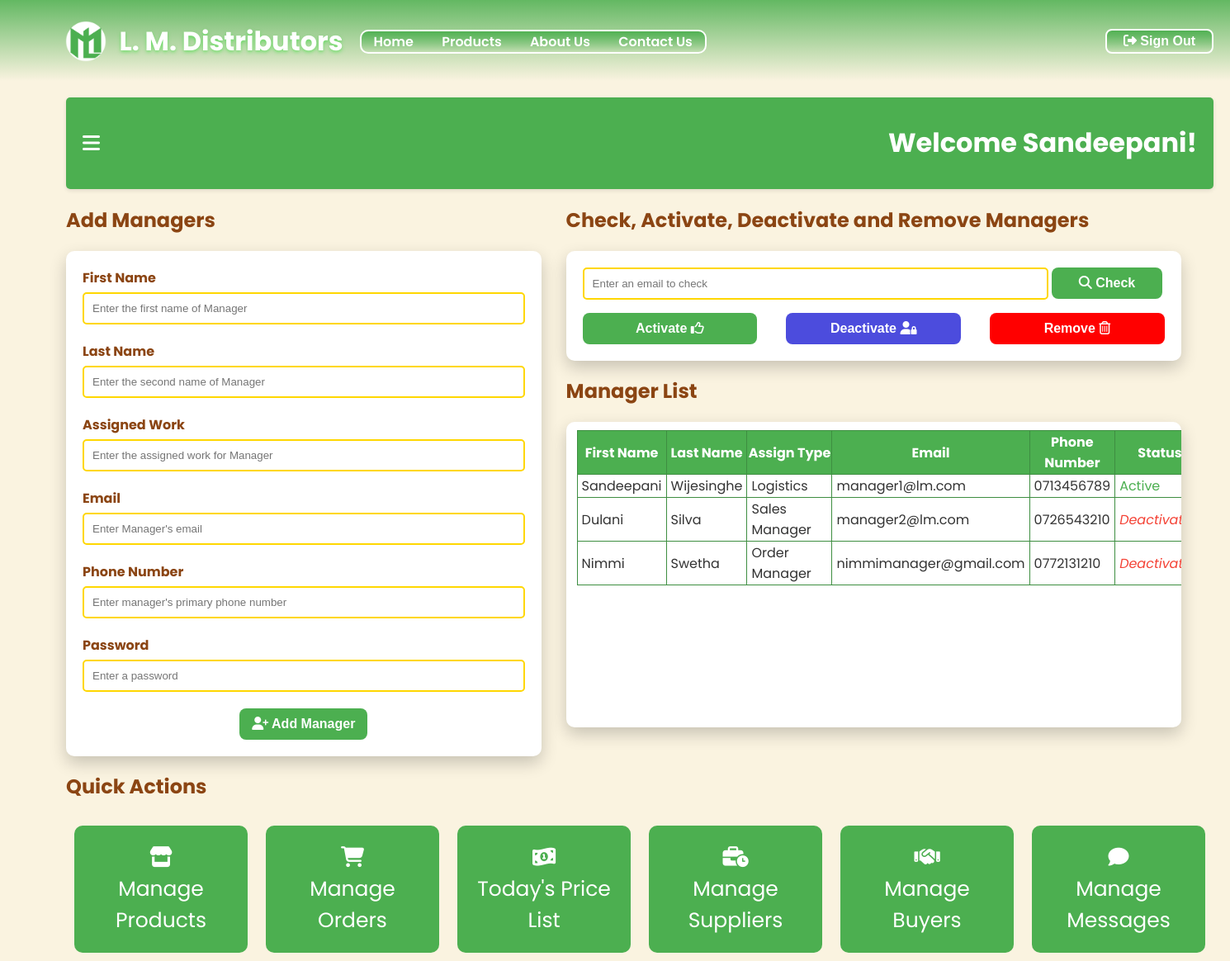
The app's page /manageManagers.php (signed in) with its own data.
### tables this page shows
CREATE TABLE `user_info` (
  `userID` int(11) NOT NULL,
  `email` varchar(255) NOT NULL,
  `password` varchar(255) NOT NULL,
  `fName` varchar(100) NOT NULL,
  `lName` varchar(100) NOT NULL,
  `dob` date NOT NULL,
  `phone1` varchar(15) NOT NULL,
  `phone2` varchar(15) DEFAULT NULL,
  `address` text NOT NULL,
  `image` varchar(255) DEFAULT NULL,
  `type` enum('admin','manager','customer','supplier','buyer') NOT NULL,
  `assignType` varchar(50) DEFAULT NULL,
  `status` enum('active','inactive') NOT NULL,
  `last_logout` datetime DEFAULT NULL
);

### manageManagers.php (the view, shortened to what this page needs)
<?php
    require_once 'config.php';
    if (!isset($_SESSION['user_fName'])) {
        header('Location: login.php');
        exit();
    }
    else {
        $dob = $_SESSION['user_dob'];
        $today = date('m-d');
        $birthday = date('m-d', strtotime($dob));
        if($today === $birthday) {
            $greeting = "Happy Birthday ".$_SESSION['user_fName']."!";
        }
        else {
            $greeting = "Welcome ".$_SESSION['user_fName']."!";
        }
        $sql = "SELECT * FROM user_info WHERE type = 'manager';";
        $result = mysqli_query($conn, $sql);
    }
?>
<!DOCTYPE html>
<html lang="en">
<head>
    <link rel="stylesheet" href="./css/manageManagers.css">
    <link rel="stylesheet" href="https://cdnjs.cloudflare.com/ajax/libs/font-awesome/6.0.0-beta3/css/all.min.css">
</head>
<body>
    <?php include 'header.php'; ?>
    <div class="container">
        <div class="main-content">
            <div class="topbar">
                <i class="fas fa-bars" id="toggle-sidebar" title="Open Dashboard"></i>
                <h1><?php echo $greeting; ?></h1>
            </div>
            <section class="mainSeparation">
                <div class="addManager">
                    <h2>Add Managers</h2>
                    <form action="manageManagers.php" method="POST" class="addForm">
                        <div class="form-group">
                            <label for="first-name">First Name</label>
                            <input type="text" id="first-name" name="first-name" placeholder="Enter the first name of Manager" required>
                        </div>
                        <div class="form-group">
                            <label for="last-name">Last Name</label>
                            <input type="text" id="last-name" name="last-name" placeholder="Enter the second name of Manager">
                        </div>
                        <div class="form-group">
                            <label for="assignWork">Assigned Work</label>
                            <input type="text" id="assignWork" name="assignWork" placeholder="Enter the assigned work for Manager">
                        </div>
                        <div class="form-group">
                            <label for="email">Email</label>
                            <input type="email" id="email" name="email" placeholder="Enter Manager's email" required>
                        </div>
                        <div class="form-group">
                            <label for="phone1">Phone Number</label>
                            <input type="tel" id="phone1" name="phone1" placeholder="Enter manager's primary phone number">
                        </div>
                        <div class="form-group">
                            <label for="password">Password</label>
                            <input type="password" name="password" placeholder="Enter a password">
                        </div>
                        <center>
                            <button type="submit" id="addBtn" name="addBtn" title="Click to add manager"><i class="fa-solid fa-user-plus"></i> Add Manager</button>
                        </center>
                    </form>
                </div>
                <div class="rightSide">
                    <div class="checkManager">
                        <h2>Check, Activate, Deactivate and Remove Managers</h2>
                        <div class="checkCard">
                            <form action="manageManagers.php" method="POST">
                                <input type="text" id="checkmail" name="checkMail" placeholder="Enter an email to check"
                                       value="<?php echo isset($_POST['checkMail']) ? htmlspecialchars($_POST['checkMail']) : ''; ?>"
                                       required>
                                <button type="submit" id="checkMailBtn" name="checkMailBtn" title="Check Availability">
                                    <i class="fa-solid fa-magnifying-glass"></i> Check
                                </button>
                                <div class="btns">
                                    <button type="submit" id="activate" name="activate" title="Activate">Activate <i class="fa-regular fa-thumbs-up"></i></button>
                                    <button type="submit" id="deactivate" name="deactivate" title="Deactivate">Deactivate <i class="fa-solid fa-user-lock"></i></button>
                                    <button type="submit" id="remove" name="remove" title="Remove">Remove <i class="fa-regular fa-trash-can"></i></button>
                                </div>
                            </form>
                        </div>
                    </div>
                    <div class="managerList">
                        <h2>Manager List</h2>
                        <div class="custom-scroll">
                            <div class="content" id="scrollable-content">
                                <table class="listTable" border="1px">
                                    <tr>
                                        <th class="tFName">First Name</th>
                                        <th class="tLName">Last Name</th>
                                        <th class="tType">Assign Type</th>
                                        <th class="tMail">Email</th>
                                        <th class="tPhone">Phone Number</th>
                                        <th class="tStatus">Status</th>
                                    </tr>
                                    <?php while($row = $result->fetch_assoc()): ?>
                                    <tr>
                                        <td><?php echo $row['fName']; ?></td>
                                        <td><?php echo $row['lName']; ?></td>
                                        <td><?php echo $row['assignType']; ?></td>
                                        <td><?php echo $row['email']; ?></td>
                                        <td><?php echo $row['phone1']; ?></td>
                                        <td><?php echo $row['status'] == 'active'
                                                    ? "<span style='color: #4CAF50;'>Active</span>"
                                                    : "<span style='color: #f44336; font-style: italic; text-align: center;'>Deactivated</span>";
                                            ?></td>
                                    </tr>
                                    <?php endwhile; ?>
                                </table>
                            </div>
                        </div>
                    </div>
                </div>
            </section>
            <h2 class="quickH2">Quick Actions</h2>
            <div class="quick">
                <div class="card">
                    <a href="./manageProducts.php" title="Products Management"><i class="fa-solid fa-store"></i><br>Manage Products</a>
                </div>
                <div class="card">
                    <a href="./manageOrders.php" title="Orders Management"><i class="fa-solid fa-cart-shopping"></i><br>Manage Orders</a>
                </div>
                <div class="card">
                    <a href="./todayPrice.php" title="Buyers & Sellers price list"><i class="fa-solid fa-money-bill-1-wave"></i><br>Today's Price List</a>
                </div>
                <div class="card">
                    <a href="./supplyManagement.php" title="Suppliers Management"><i class="fa-solid fa-business-time"></i><br>Manage Suppliers</a>
                </div>
                <div class="card">
                    <a href="./buyersManagement.php" title="Buyers Management"><i class="fa-solid fa-handshake"></i><br>Manage Buyers</a>
                </div>
                <div class="card">
                    <a href="./manageMessages.php" title="Messages Management"><i class="fa-solid fa-comment"></i><br>Manage Messages</a>
                </div>
            </div>
        </div>
    </div>
</body>
</html>

### css/manageManagers.css (style rules this page uses)
body { margin: 0; font-family: 'Poppins', sans-serif; background-color: #FAF3E0; color: #333; }
.container { display: flex; height: 100vh; }
.main-content { flex-grow: 1; padding: 20px; margin-left: 60px; }
.topbar { display: flex; align-items: center; justify-content: space-between; padding: 10px 20px; background-color: #4CAF50; border-radius: 5px; box-shadow: 0 2px 5px rgba(0, 0, 0, 0.1); }
.topbar i { font-size: 24px; cursor: pointer; color: #fff; }
.topbar h1 { color: #fff; }
.mainSeparation { display: flex; justify-content: space-between; }
.addManager, .checkManager { width: 95%; }
.mainSeparation h2, .quickH2 { color: #8B4513; }
.addForm { border: none; border-radius: 10px; background-color: #fff; max-width: 600px; padding: 20px; box-shadow: 0 8px 20px rgba(0, 0, 0, 0.2); animation: fadeIn 1s ease-in-out; }
.form-group { margin-bottom: 20px; text-align: left; }
.addForm label { font-weight: bold; display: block; color: #8B4513; margin-bottom: 5px; }
.addForm input { width: 100%; padding: 10px; border: 2px solid #FFD700; border-radius: 5px; box-sizing: border-box; }
#addBtn { background-color: #4CAF50; color: white; border: none; padding: 10px 15px; border-radius: 8px; font-size: 16px; font-weight: bold; cursor: pointer; transition: transform 0.4s ease; }
.rightSide { margin-left: 30px; }
.checkManager { width: 95%; }
.checkCard { border: none; border-radius: 10px; background-color: #fff; height: fit-content; padding: 20px; box-shadow: 0 8px 20px rgba(0, 0, 0, 0.2); animation: fadeIn 1s ease-in-out; }
#checkmail { padding: 10px; width: 80%; border: 2px solid #FFD700; border-radius: 5px; box-sizing: border-box; }
#checkMailBtn { padding: 10px; border: none; width: 19%; border-radius: 8px; background-color: #4CAF50; font-weight: bold; font-size: 16px; color: #fff; }
.btns { display: flex; justify-content: space-between; }
#activate, #deactivate, #remove { padding: 10px; font-size: 16px; font-weight: bold; width: 30%; border: none; border-radius: 8px; color: #fff; transition: transform 0.4s ease; }
#activate { background-color: #4CAF50; }
#deactivate { background-color: rgb(76, 76, 221); }
#remove { background-color: red; }
.custom-scroll { padding-top: 10px; border: none; border-radius: 10px; background-color: #fff; width: 95%; height: 360px; overflow: hidden; position: relative; box-shadow: 0 8px 20px rgba(0, 0, 0, 0.2); animation: fadeIn 1s ease-in-out; }
.content { height: 360px; overflow-y: scroll; overflow-x: scroll; scroll-behavior: smooth; padding-right: 10px; padding-left: 13px; box-sizing: content-box; }
.listTable { border-collapse: collapse; border: 1px solid #3E8E41; }
.listTable th { background-color: #4CAF50; color: #fff; }
.listTable td { background-color: #fff; padding-left: 5px; padding-right: 5px; }
.tStatus { min-width: 100px; }
.tType { min-width: 100px; }
.quick { display: flex; justify-content: space-between; }
.card { border: none; border-radius: 10px; padding: 20px; margin: 10px; width: 170px; background-color: #4CAF50; cursor: pointer; text-align: center; transition: transform 1s ease; }
.card a { text-decoration: none; font-size: 25px; color: #fff; }

### records on screen
user_info: fName "Sandeepani", lName "Wijesinghe", assignType "Logistics", email "manager1@lm.com", phone1 "0713456789", status "Active"
user_info: fName "Dulani", lName "Silva", assignType "Sales Manager", email "manager2@lm.com", phone1 "0726543210", status "Deactivated"
user_info: fName "Nimmi", lName "Swetha", assignType "Order Manager", email "nimmimanager@gmail.com", phone1 "0772131210", status "Deactivated"

### other values on screen
$greeting "Welcome Sandeepani!"
